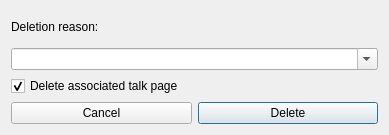
<?xml version="1.0" encoding="UTF-8"?>
<ui version="4.0">
 <class>DeleteForm</class>
 <widget class="QDialog" name="DeleteForm">
  <property name="geometry">
   <rect>
    <x>0</x>
    <y>0</y>
    <width>389</width>
    <height>135</height>
   </rect>
  </property>
  <property name="sizePolicy">
   <sizepolicy hsizetype="Fixed" vsizetype="Fixed">
    <horstretch>0</horstretch>
    <verstretch>0</verstretch>
   </sizepolicy>
  </property>
  <property name="windowTitle">
   <string>Delete</string>
  </property>
  <property name="windowIcon">
   <iconset resource="../huggle_res/pictures.qrc">
    <normaloff>:/huggle/pictures/Resources/huggle3_small.ico</normaloff>:/huggle/pictures/Resources/huggle3_small.ico</iconset>
  </property>
  <layout class="QVBoxLayout" name="verticalLayout">
   <item>
    <widget class="QLabel" name="label">
     <property name="text">
      <string>Deletion reason:</string>
     </property>
    </widget>
   </item>
   <item>
    <widget class="QComboBox" name="comboBox">
     <property name="editable">
      <bool>true</bool>
     </property>
    </widget>
   </item>
   <item>
    <widget class="QCheckBox" name="checkBox_2">
     <property name="text">
      <string>Delete associated talk page</string>
     </property>
     <property name="checked">
      <bool>true</bool>
     </property>
    </widget>
   </item>
   <item>
    <layout class="QHBoxLayout" name="horizontalLayout">
     <item>
      <widget class="QPushButton" name="pushButton_2">
       <property name="text">
        <string>Cancel</string>
       </property>
      </widget>
     </item>
     <item>
      <widget class="QPushButton" name="pushButton">
       <property name="mouseTracking">
        <bool>false</bool>
       </property>
       <property name="text">
        <string>Delete</string>
       </property>
       <property name="default">
        <bool>true</bool>
       </property>
      </widget>
     </item>
    </layout>
   </item>
  </layout>
 </widget>
 <resources>
  <include location="../huggle_res/pictures.qrc"/>
 </resources>
 <connections/>
</ui>
